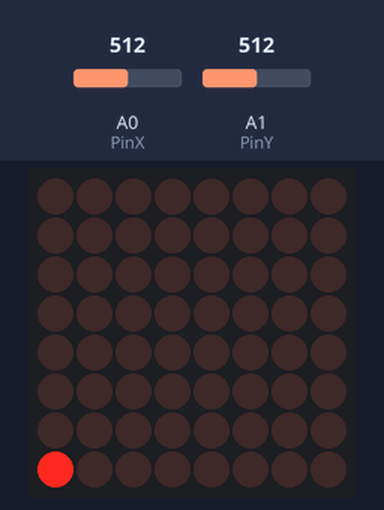
The sketch below on a simulated Arduino Uno, built with avr-gcc and run on an emulated ATmega328P. Parts: 8×8 LED matrix. The inputs (shaded band) are chosen by the test bench; at power-on: A0 (PinX) = 512, A1 (PinY) = 512.

Above: at 1.2 s.
1.3 s: A0 (PinX) set to 560
At 2.4 s:
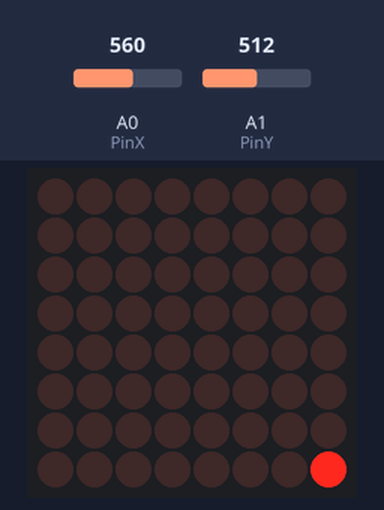
3.2 s: A1 (PinY) set to 461
4.7 s: A1 (PinY) set to 438
At 6.3 s:
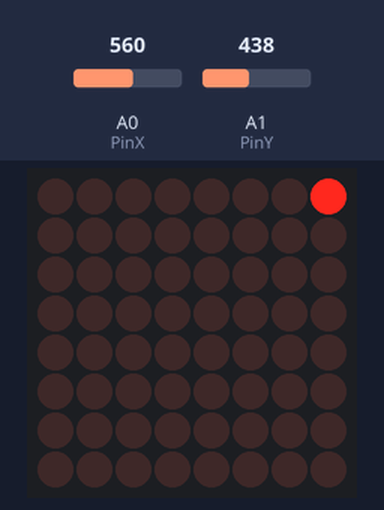
6.6 s: A0 (PinX) set to 467
8.1 s: A0 (PinX) set to 439
At 9.2 s:
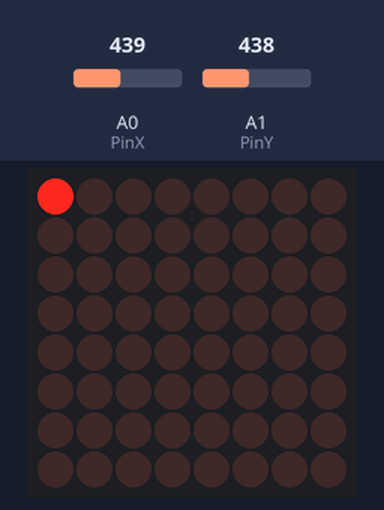
10.0 s: A1 (PinY) set to 532
11.5 s: A1 (PinY) set to 569
At 11.6 s:
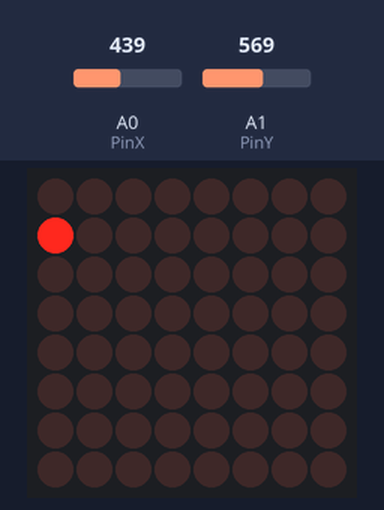
Timing chart, 0 to 14.4 s (numbered marks = the images above; inputs shaded):
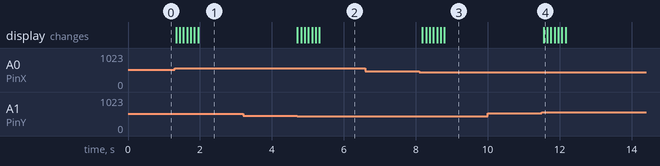

Measured:
- the behaviour switches between 450 and 449 on A1 (PinY) (found by bisection; images 1 and 2)
- the behaviour switches between 450 and 449 on A0 (PinX) (found by bisection; images 2 and 3)
- the behaviour switches between 550 and 551 on A1 (PinY) (found by bisection; images 3 and 4)
- after the input at 1.3 s, the display: first changes at once (image 1 shows a later state)
- after the input at 3.2 s, every drawn part: stays the same
- after the input at 4.7 s, the display: first changes at once (image 2 shows a later state)
- after the input at 6.6 s, every drawn part: stays the same
- after the input at 8.1 s, the display: first changes after 0.08 s (image 3 shows a later state)
- after the input at 10.0 s, every drawn part: stays the same
- after the input at 11.5 s, the display: changes after 0.05 s (image 4)

The sketch:

sketch_dec27a.ino
```cpp
//www.elegoo.com
//2016.12.9

//We always have to include the library
#include "LedControl.h"


LedControl lc = LedControl(12, 10, 11, 1);

int PinX = 0;
int PinY = 1;
int currentCol, currentRow;
bool Up, Down, Left, Right;

void setup()
{
  currentCol = 0;
  currentRow = 1;

  lc.shutdown(0, false);
  /* Set the brightness to a medium values */
  lc.setIntensity(0, 0);
  /* and clear the display */
  lc.clearDisplay(0);

  lc.setColumn(0, currentCol, currentRow);

  Serial.begin(9600);
}

void loop()
{
  JoystickControlX();
  JoystickControlY();
  MovePoint();
}

void JoystickControlX()
{
  if (analogRead(PinX) < 450) {
    Left = true;
    Right = false;
    //    Serial.print("Left: ");
    //    Serial.print(Left);
    //    Serial.print("\n");
  }
  else if (analogRead(PinX) > 550) {
    Right = true;
    Left = false;
  }
  else {
    Right = false;
    Left = false;
    return;
  }
}

void JoystickControlY()
{
  if (analogRead(PinY) < 450) {
    Down = false;
    Up = true;
  }
  else if (analogRead(PinY) > 550) {
    Up = false;
    Down = true;
  }
  else {
    Up = false;
    Down = false;
    return;
  }
}


void MovePoint()
{
  if (Left == true)
  {
    currentCol--;
    if (currentCol < 0) {
      currentCol = 0;
    }
  }

  if (Right == true)
  {
    currentCol++;
    if (currentCol > 7) {
      currentCol = 7;
    }
  }

  if (Up == true)
  {
    currentRow = currentRow * 2;
    if (currentRow > 128) {
      currentRow = 128;
    }
  }

  if (Down == true) {
    currentRow = currentRow / 2;
    if (currentRow < 1) {
      currentRow = 1;
    }
  }

  lc.clearDisplay(0);
  lc.setColumn(0, currentCol, currentRow);

  delay(100);
}
```
